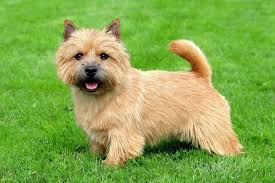
#> input picture input/input_losslessjpeg2.jpg, 275 x 183 px, found by its file name
$ python lossless_jpeg.py
#> lines starting #> are read from the running program, lines starting #| are printed output that depends on the picture
### algorithms/jpeg_utils.py
import numpy as np


def predictorP1(image: np.ndarray):
    """
    ...........
    ....C B....
    ....A X....
    ...........
    Predict the value of X by formula: X = A
    """
    prediction_matrix = np.zeros(image.shape)

    rows = image.shape[0]
    cols = image.shape[1]

    for i in range(rows):
        for j in range(cols):
            # Ignore the first column
            if j == 0:
                prediction_matrix[i][j] = image[i][j]
            else:
                prediction_matrix[i][j] = image[i][j-1]
    return prediction_matrix


# [134 lines left out: functions predictorP2, predictorP3, predictorP4, predictorP5, predictorP6, predictorP7, not called in this run]


predictors = {
    'P1': predictorP1,
    'P2': predictorP2,
    'P3': predictorP3,
    'P4': predictorP4,
    'P5': predictorP5,
    'P6': predictorP6,
    'P7': predictorP7,
}

### algorithms/huffman_coding.py
import argparse
import os
from collections import Counter
import pickle
from .base import Base

class NodeTree(object):

    def __init__(self, left=None, right=None):
        self.left = left
        self.right = right

    def children(self):
        return self.left, self.right

    def nodes(self):
        return self.left, self.right

    def __str__(self):
        return '%s_%s' % (self.left, self.right)


def huffman_code_tree(node, bin_string=''):
    if type(node) is float or type(node) is str:
        return {node: bin_string}
    (l, r) = node.children()
    d = dict()
    d.update(huffman_code_tree(l, bin_string + '0'))
    d.update(huffman_code_tree(r, bin_string + '1'))
    return d


class HuffmanCoding(Base):

    def __init__(self):
        self.name = "Huffman Coding"

    def compress(self, input: object):

        input_string = input
        print("\n[INFO] Encoding ...")
        # Calculating frequency
        freq = dict(Counter(input_string))
        freq = sorted(freq.items(), key=lambda x: x[1], reverse=True)
        nodes = freq

        while len(nodes) > 1:
            (key1, c1) = nodes[-1]
            (key2, c2) = nodes[-2]
            nodes = nodes[:-2]
            node = NodeTree(key1, key2)
            nodes.append((node, c1 + c2))
            nodes = sorted(nodes, key=lambda x: x[1], reverse=True)

        huffman_code = huffman_code_tree(nodes[0][0])

        output_freq = ' Char | Huffman code \n'
        for (char, frequency) in freq:
            output_freq = output_freq + ('%r | %s' % (char, huffman_code[char])) + '\n'
        encoded_string = ''
        for char in input_string:
            encoded_string += huffman_code[char]

        print(output_freq)

        print("--> The encoded with code is {}".format({encoded_string}))
        return huffman_code, encoded_string


    # [73 lines left out: functions decompress, calculate_compression_ratio, get_arguments, main, not called in this run]


# [3 lines that do not run on import are left out]

### algorithms/lossless_jpeg.py
import argparse
import os
import time
import numpy as np
import cv2
import pickle
from .jpeg_utils import predictors
from .huffman_coding import HuffmanCoding
from .base import Base


class Lossless_JPEG(Base):

    def __init__(self):
        self.name = "Loss less JPEG compression"

    def compress(self, input: np.ndarray, predictor:str):

        image = input

        print("[INFO] Calculating the prediction matrix ...")
        prediction_matrix = predictors[predictor](image)
        print("[INFO] Calculating the different matrix ...")
        different_matrix = image - prediction_matrix

        # Scan the different_matrix follow the zigzag and use Huffman algorithm to encode
        print("[INFO] Scanning the different matrix ...")
        rows = image.shape[0]
        cols = image.shape[1]
        number_list = []
        for i in range(rows):
            for j in range(cols):
                number_list.append(float(different_matrix[i][j][0]))
                number_list.append(float(different_matrix[i][j][1]))
                number_list.append(float(different_matrix[i][j][2]))

        print("[INFO] Encoding the string of number by Huffman coding algorithm ...")
        huffman = HuffmanCoding()
        huffman_code, encoded_string = huffman.compress(input=number_list)
        return (image.shape, predictor, huffman_code, encoded_string)


    def decompress(self, shape, encoded: str, huffman_code: dict, predictor: str):

        # Huffman decoder
        print("[INFO] Decompressing the encoded by Huffman decompressor ...")
        huffman = HuffmanCoding()
        number_list = huffman.decompress(huffman_code=huffman_code, encoded=encoded, type_input="list")

        print("[INFO] Scaning the decoded list to construct the different matrix ...")
        different_matrix = np.empty(shape)
        rows = shape[0]
        cols = shape[1]
        count = 0
        for i in range(rows):
            for j in range(cols):
                different_matrix[i][j][0] = float(number_list[count])
                count += 1

        print("[INFO] ")


    def calculate_compression_ratio(self, input: np.ndarray, encoded: str):

        encoded_string = encoded
        input_image = input
        print("[INFO] Calculate the needed bits...")
        rows = input_image.shape[0]
        cols = input_image.shape[1]
        origin_bits = rows * cols * 3 * 8
        encoded_bits = len(encoded_string)
        ratio = origin_bits / encoded_bits

        print("- The number of bits needed represent image is {}".format(origin_bits))
        print("- The number of bits needed represent the ENCODED image: {}".format(encoded_bits))

        return ratio


def get_arguments():
    parser = argparse.ArgumentParser(description='The Lossless JPEG algorithm for image compression')
    parser.add_argument('--mode', '-m', default='compress',
                        choices=['compress', 'decompress'],
                        help='The mode for the algorithm work')
    parser.add_argument('--input', '-i', default='./input/input_losslessjpeg2.jpg',
                        help='The input file path')
    parser.add_argument('--output', '-o', default='./output/output_losslessjpeg.pl',
                        help='The output file path')
    parser.add_argument('--predictor', '-pre', default='P1',
                        choices=['P1', 'P2', 'P3', 'P4', 'P5', 'P6', 'P7'],
                        help='The predictor')
    return vars(parser.parse_args())


def main(args):
    if args['mode'] == 'compress':
        # Read the image data from disk
        try:
            img = cv2.imread(os.path.abspath(args['input']))
#> img is the input picture: shape (183, 275, 3); mean B, G, R 78.1, 169.2, 134.6
            # img = cv2.cvtColor(img, cv2.COLOR_BGR2GRAY)
        except:
            print("The image is not found")
            exit(0)

        print("[INFO] The origin image...")
        cv2.imshow('Origin image', img)
        cv2.waitKey(0)
        cv2.destroyAllWindows()

        lossless = Lossless_JPEG()
        # Run the compression algorithm
        (shape, predictor, huffman_code, encoded_string) = lossless.compress(
                                                        input=img, predictor=args['predictor'])
#> after the loop in predictorP1, `for i in range(rows):`:
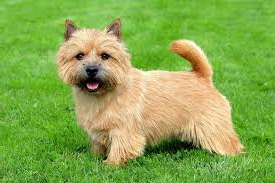
#> prediction_matrix: shape (183, 275, 3) float64; mean B, G, R 78.1, 169.2, 134.6
#> in compress, `different_matrix = image - prediction_matrix`:
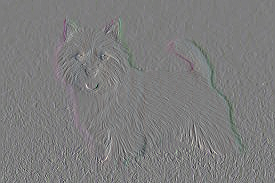
#> different_matrix: shape (183, 275, 3) float64; mean B, G, R 0, 0, 0; drawn with min black and max white
#> after the loop in compress, `for i in range(rows):`: number_list = 150975 items
#> in compress, `freq = dict(Counter(input_string))`: freq = 254 items
#> in compress, `freq = sorted(freq.items(), key=lambda x: x[1], reverse=True)`: freq = 254 pairs, first value -156 to 161, second value 1 to 10015
#> in compress, `nodes = freq`: nodes has the same summary as freq
#> the loop in compress, `while len(nodes) > 1:` made 253 passes
#> (key1, c1, key2, c2) on passes 1 to 3: (-107, 1, 121, 1), (122, 1, -106, 1), (-108, 1, 157, 1)
#> after the loop in compress, `while len(nodes) > 1:`: nodes = 1 item
#> in compress, `huffman_code = huffman_code_tree(nodes[0][0])`: huffman_code = 254 items
#> the loop in compress, `for (char, frequency) in freq:` made 254 passes
#> (char, frequency) on passes 1 to 3: (0, 10015), (-1, 8154), (1, 7879)
#> the loop in compress, `for char in input_string:` made 150975 passes
#> char on passes 9 to 11: 2, 4, 4
#> (printed output is left out)
#> (printed output is left out)
#> shape = (183, 275, 3); predictor = 'P1'; huffman_code = 254 items

        compress_ratio = lossless.calculate_compression_ratio(input=img, encoded=encoded_string)
#> compress_ratio = 1.35
        print("[INFO] The compression ratio is {}".format(compress_ratio))

        # Store the output data to disk
        with open(args['output'], 'wb') as f:
            pickle.dump((shape, predictor, huffman_code, encoded_string), f)

    elif args['mode'] == 'decompress':
        # Check the input file whether or not exis
        print(args['input'])
        if not os.path.isfile(args['input']):
            print("The input file is not exis")
            exit(1)

        # Read compressed data with pickle format
        with open(args['input'], 'rb') as f:
            (shape, predictor, huffman_code, encoded_string) = pickle.load(f)
            decompressed_image = lossless.decompress(shape, huffman_code, encoded, predictor)
            print("[INFO] Display decompressed image...")
            cv2.imshow('The compressed image with {} clusters'.format(len(cluster_centers)), decompressed_image)
            cv2.waitKey(0)
            cv2.destroyAllWindows()
    else:
        print("The selected mode is not valid")
        exit(0)


if __name__ == '__main__':
    np.set_printoptions(precision=4)
    args = get_arguments()
    main(args)

$ run again, with input/input_losslessjpeg1.jpg copied over input/input_losslessjpeg2.jpg
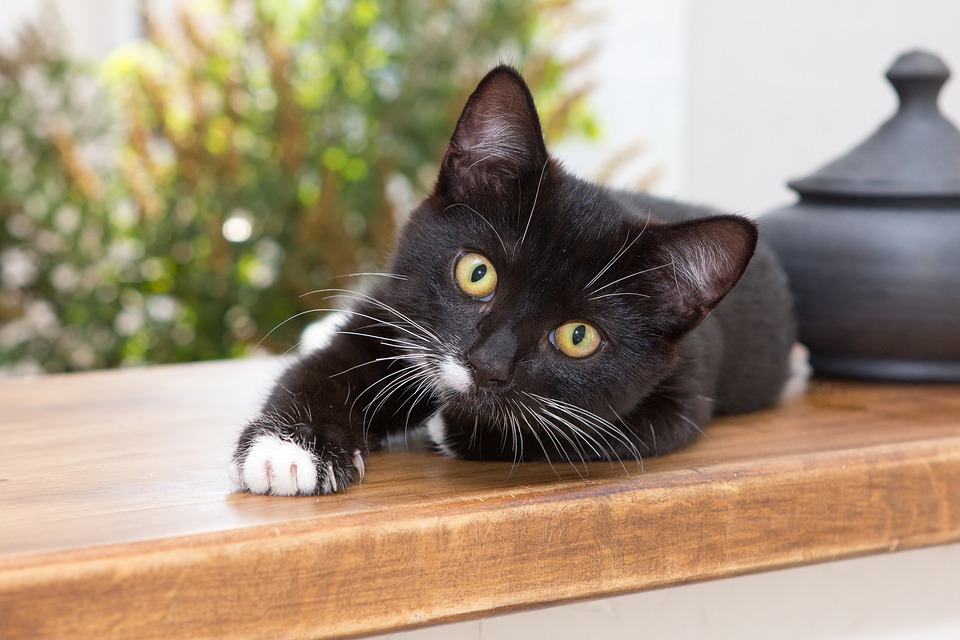
#> input picture input/input_losslessjpeg1.jpg, 960 x 640 px, found by its file name
#> in main, img is the input picture: shape (640, 960, 3); mean B, G, R 120.3, 141.5, 157.6
#> in compress, `different_matrix = image - prediction_matrix`:
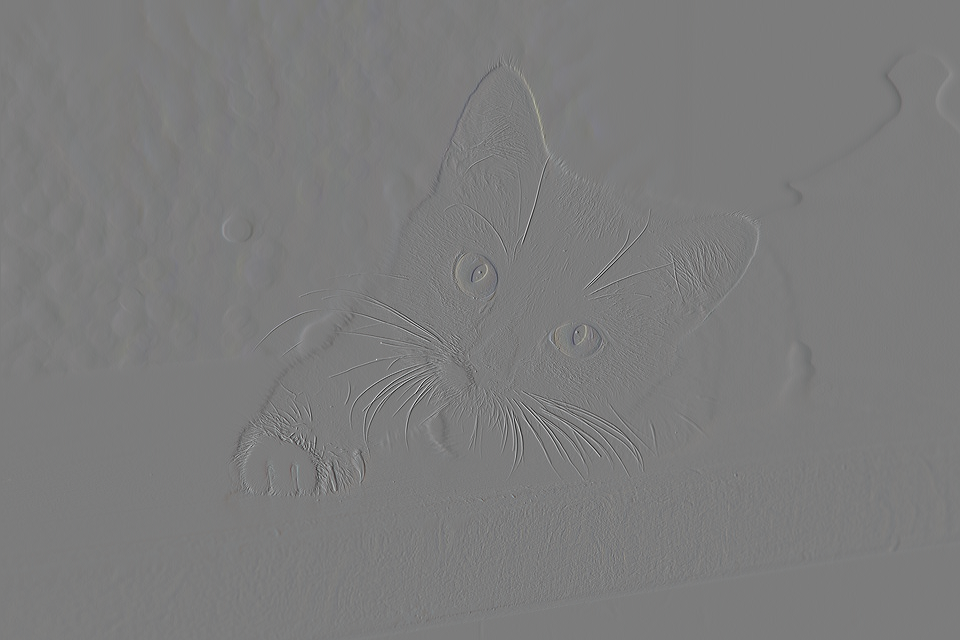
#> different_matrix: shape (640, 960, 3) float64; mean B, G, R 0, 0, 0; drawn with min black and max white
#> after the loop in compress, `for i in range(rows):`: number_list = 1843200 items
#> in compress, `freq = dict(Counter(input_string))`: freq = 419 items
#> in compress, `freq = sorted(freq.items(), key=lambda x: x[1], reverse=True)`: freq = 419 pairs, first value -228 to 239, second value 1 to 485087
#> in compress, `nodes = freq`: nodes has the same summary as freq
#> the loop in compress, `while len(nodes) > 1:` made 418 passes
#> (key1, c1, key2, c2) on passes 1 to 3: (186, 1, 198, 1), (195, 1, -228, 1), (-225, 1, -227, 1)
#> after the loop in compress, `while len(nodes) > 1:`: nodes = 1 item
#> in compress, `huffman_code = huffman_code_tree(nodes[0][0])`: huffman_code = 419 items
#> the loop in compress, `for (char, frequency) in freq:` made 419 passes
#> (char, frequency) on passes 1 to 3: (0, 485087), (1, 229391), (-1, 199347)
#> the loop in compress, `for char in input_string:` made 1843200 passes
#> char on passes 19 to 21: 1, 1, 1
#> (printed output is left out)
#> in main, `(shape, predictor, huffman_code, encoded_string) = lossless.compress( ..`: shape = (640, 960, 3); predictor = 'P1'; huffman_code = 419 items
#> compress_ratio = 1.89

$ run again, with input/input_kmean.jpg copied over input/input_losslessjpeg2.jpg
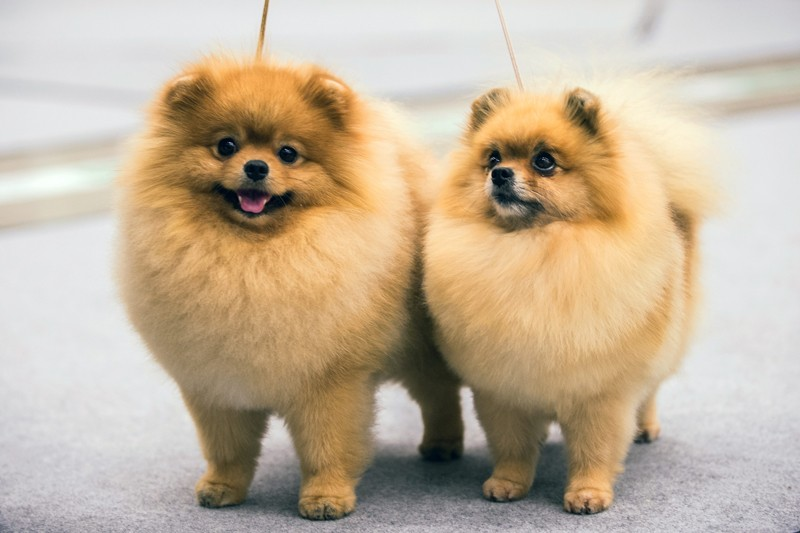
#> input picture input/input_kmean.jpg, 800 x 533 px, found by its file name
#> in main, img is the input picture: shape (533, 800, 3); mean B, G, R 155.7, 178.4, 195.4
#> in compress, `different_matrix = image - prediction_matrix`:
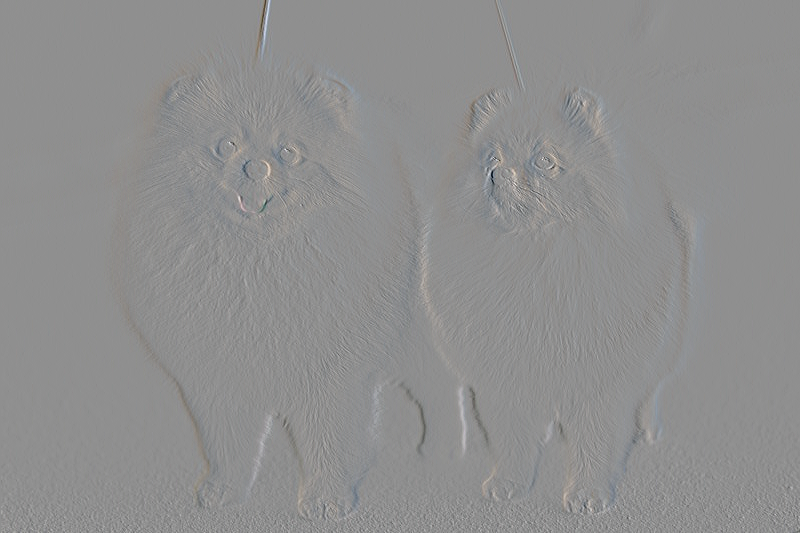
#> different_matrix: shape (533, 800, 3) float64; mean B, G, R 0, 0, 0; drawn with min black and max white
#> after the loop in compress, `for i in range(rows):`: number_list = 1279200 items
#> in compress, `freq = dict(Counter(input_string))`: freq = 201 items
#> in compress, `freq = sorted(freq.items(), key=lambda x: x[1], reverse=True)`: freq = 201 pairs, first value -128 to 100, second value 1 to 389929
#> in compress, `nodes = freq`: nodes has the same summary as freq
#> the loop in compress, `while len(nodes) > 1:` made 200 passes
#> (key1, c1, key2, c2) on passes 1 to 3: (-113, 1, -104, 1), (-99, 1, -108, 1), (-125, 1, -128, 1)
#> after the loop in compress, `while len(nodes) > 1:`: nodes = 1 item
#> in compress, `huffman_code = huffman_code_tree(nodes[0][0])`: huffman_code = 201 items
#> the loop in compress, `for (char, frequency) in freq:` made 201 passes
#> (char, frequency) on passes 1 to 3: (0, 389929), (-1, 148955), (1, 145403)
#> the loop in compress, `for char in input_string:` made 1279200 passes
#> char on passes 18 to 20: 1, 2, 2
#> (printed output is left out)
#> (printed output is left out)
#> in main, `(shape, predictor, huffman_code, encoded_string) = lossless.compress( ..`: shape = (533, 800, 3); predictor = 'P1'; huffman_code = 201 items
#> compress_ratio = 2.07

$ run again, with input/input_losslessjpeg.jpg copied over input/input_losslessjpeg2.jpg
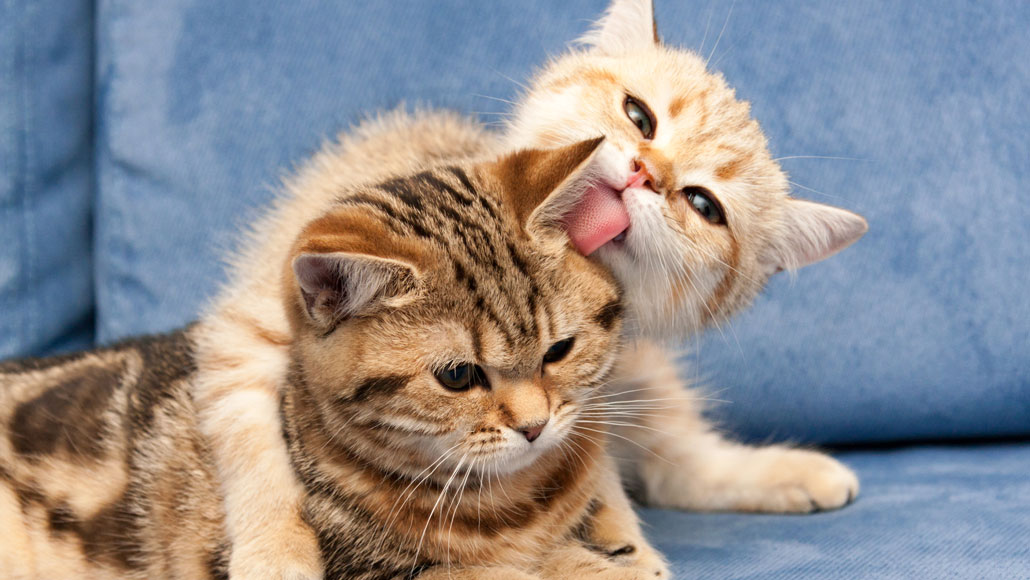
#> input picture input/input_losslessjpeg.jpg, 1030 x 580 px, found by its file name
#> in main, img is the input picture: shape (580, 1030, 3); mean B, G, R 142.8, 141.1, 144.7
#> in compress, `different_matrix = image - prediction_matrix`:
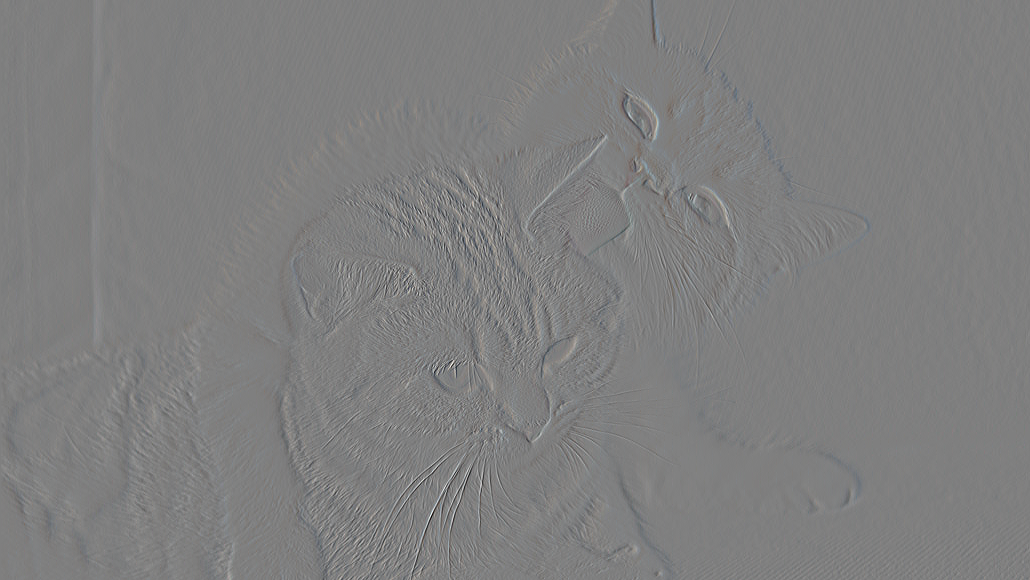
#> different_matrix: shape (580, 1030, 3) float64; mean B, G, R 0, 0, 0; drawn with min black and max white
#> after the loop in compress, `for i in range(rows):`: number_list = 1792200 items
#> in compress, `freq = dict(Counter(input_string))`: freq = 279 items
#> in compress, `freq = sorted(freq.items(), key=lambda x: x[1], reverse=True)`: freq = 279 pairs, first value -161 to 161, second value 1 to 265491
#> in compress, `nodes = freq`: nodes has the same summary as freq
#> the loop in compress, `while len(nodes) > 1:` made 278 passes
#> (key1, c1, key2, c2) on passes 1 to 3: (-125, 1, -127, 1), (148, 1, -158, 1), (-161, 1, -136, 1)
#> after the loop in compress, `while len(nodes) > 1:`: nodes = 1 item
#> in compress, `huffman_code = huffman_code_tree(nodes[0][0])`: huffman_code = 279 items
#> the loop in compress, `for (char, frequency) in freq:` made 279 passes
#> (char, frequency) on passes 1 to 3: (0, 265491), (-1, 213534), (1, 213233)
#> the loop in compress, `for char in input_string:` made 1792200 passes
#> char on passes 13 to 15: 3, 4, 6
#> (printed output is left out)
#> in main, `(shape, predictor, huffman_code, encoded_string) = lossless.compress( ..`: shape = (580, 1030, 3); predictor = 'P1'; huffman_code = 279 items
#> compress_ratio = 1.74
